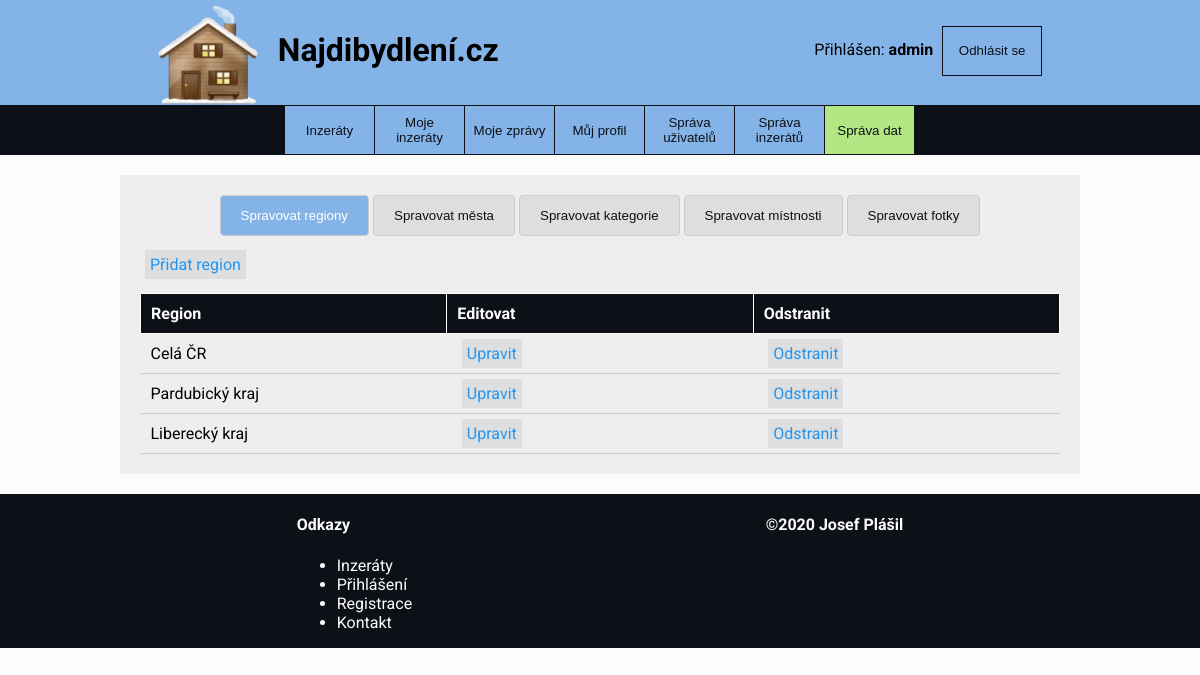
The page /index.php?page=manage_data (signed in) on the database its author committed.
### tables this page shows
CREATE TABLE IF NOT EXISTS `regions`
(
    `region_id` INT(2)      NOT NULL AUTO_INCREMENT,
    `name`      VARCHAR(75) NOT NULL,
    PRIMARY KEY (`region_id`)
);

### data/function.php (called while the page is built, shortened)
<?php
$dbServername = "localhost";
$dbUsername = "root";
$dbPassword = "Database1001";
$dbName = 'db_dev';
function getRegions() {
    global $dbServername, $dbUsername, $dbPassword, $dbName;
    $conn = new mysqli($dbServername, $dbUsername, $dbPassword, $dbName);
    $sql = "SELECT * FROM regions";
    return $conn->query($sql);
}

### page/manage_data.php (the view, shortened to what this page needs)
<?php
$regionList = getRegions();
?>
<div class="full-width-wrapper">
    <div class="flex-wrap">
        <div class="item-details">
            <div id="data">
            <button id="manage-region" type="button" class="global-button global-button-active">Spravovat regiony</button>
            <button id="manage-city" type="button" class="global-button">Spravovat města</button>
            <button id="manage-category" type="button" class="global-button">Spravovat kategorie</button>
            <button id="manage-room" type="button" class="global-button">Spravovat místnosti</button>
            <button id="manage-image" type="button" class="global-button">Spravovat fotky</button>
            <br><br>
            <div id="div-region">
                <div style="text-align: left"><a class="information-link default" href="?page=add_region">Přidat region</a><br><br></div>
                <div style="overflow-x:auto;">
                <table class='messages-table'>
                    <tr><th>Region</th><th>Editovat</th><th>Odstranit</th></tr>
                    <?php
                    if ($regionList->num_rows > 0) {
                        while ($rowRegion = $regionList->fetch_assoc()) {
                            $regionId = $rowRegion["region_id"];
                            $regionName = $rowRegion["name"];
                            echo "
                            <tr style='border-bottom: 1px solid #cccccc'><td>$regionName</td>
                            <td><a class=\"information-link\" href=\"?page=edit_region&region=$regionId\">Upravit</a></td>
                            <td><a class=\"information-link\" href=\"?page=delete_region&region=$regionId\" onclick=\"return confirm('Opravdu chcete region smazat?')\">Odstranit</a></td>
                            </tr>
                            ";
                        }
                    }
                    ?>
                </table>
                </div>
            </div>
            </div>
        </div>
    </div>
</div>

### style/layout.css (style rules this page uses)
body, html { height: 100%; background-color: #fcfcfc; }
body { font-family: 'Roboto', sans-serif; position: relative; margin: 0; }
.full-width-wrapper { max-width: 960px !important; margin: 0 auto; position: relative; }
.flex-wrap { display: flex; flex-wrap: wrap; justify-content: space-around; width: 100%; float: right; position: relative; }
.information-link { text-decoration: none; color: #2196F3; background: #dedede; padding: 5px; margin-left: 5px; }
.default { float: none !important; }
.item-details { width: 100%; position: relative; padding: 20px; margin: 20px 0; background: #eee; text-align: center; }
.item-details table { border-collapse: collapse; border-spacing: 30px 0; margin: 0 auto; }
.item-details table tr { text-align: left; }
.item-details table td { text-align: left; padding: 1px 10px; }
.messages-table { width: 100%; min-width: 500px; }
.messages-table tr td { width: 20%; padding: 10px; }
.messages-table th { width: 20%; background: #0d1117; border: 1px solid #fcfcfc; color: #fcfcfc; padding: 10px; }
.global-button { border: 1px solid #ccc; border-radius: 4px; box-sizing: border-box; background: #dedede; color: #0d1117; padding: 12px 20px; cursor: pointer; }
.global-button-active { background: #84B3E7; color: white; }

### rows shown on the page
regions: name "Celá ČR"
regions: name "Pardubický kraj"
regions: name "Liberecký kraj"

### other values the page prints
$username "admin"
